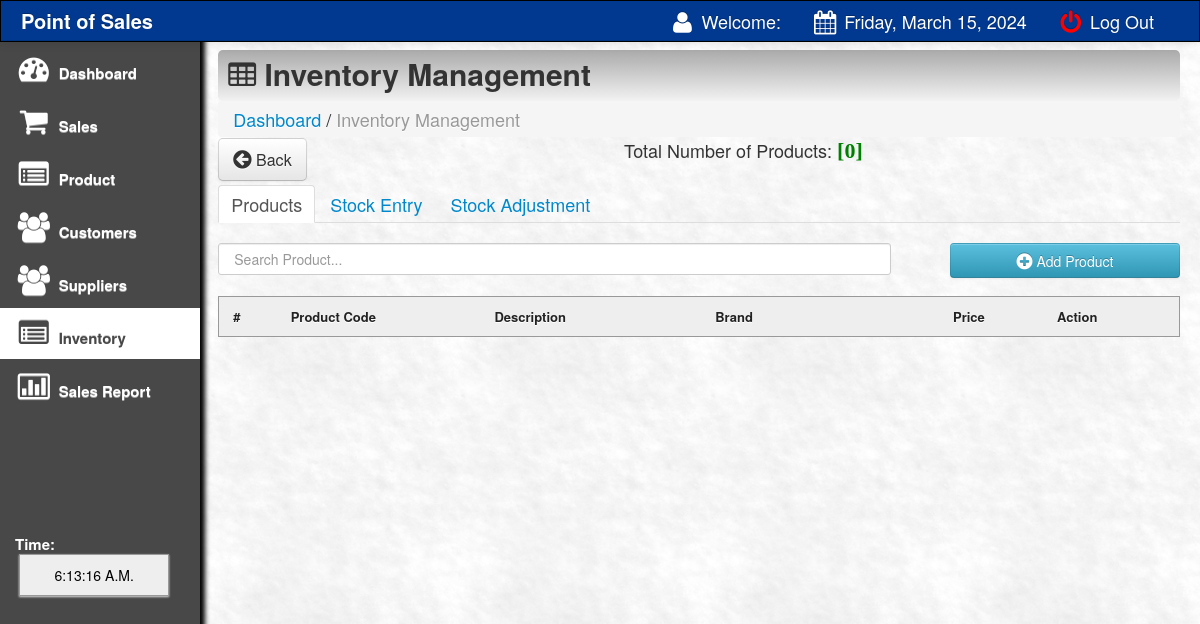
Before: /main/inventory.php with the older database file.
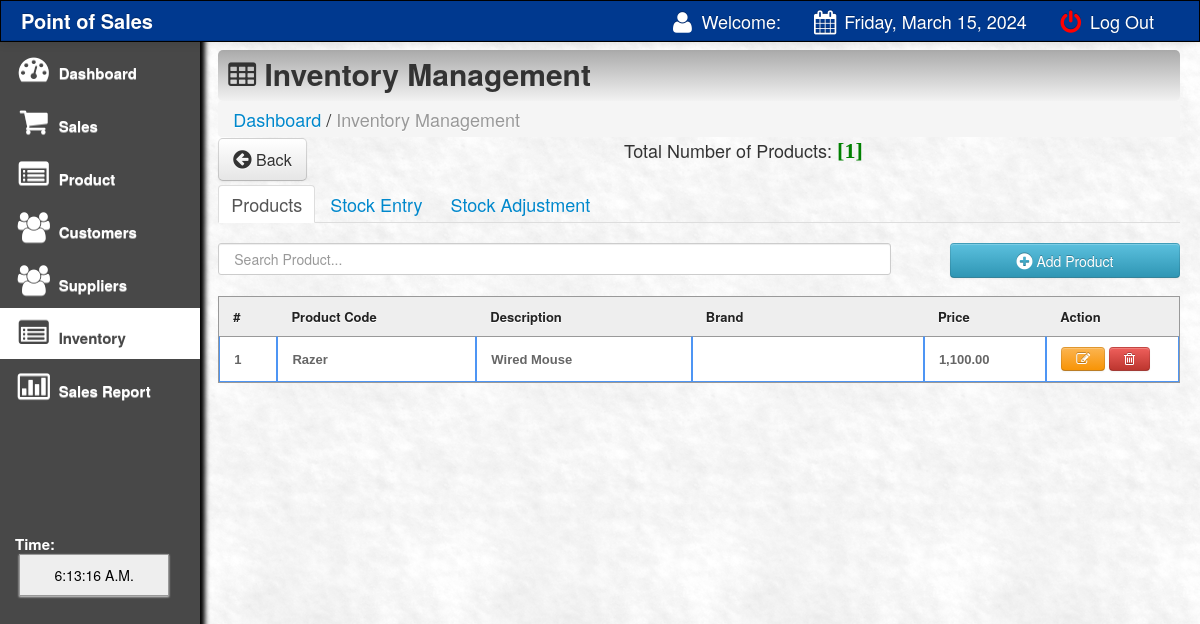
After: the same page with the newer database file.
### tables this page shows
CREATE TABLE `products` (
  `product_id` int(11) NOT NULL,
  `product_code` varchar(200) NOT NULL,
  `name` varchar(200) NOT NULL,
  `desc` varchar(200) NOT NULL,
  `cost` varchar(100) NOT NULL,
  `o_price` varchar(100) NOT NULL,
  `price` varchar(100) NOT NULL,
  `profit` varchar(100) NOT NULL,
  `supplier` varchar(100) NOT NULL,
  `onhand_qty` int(10) NOT NULL,
  `qty` int(10) NOT NULL,
  `qty_sold` int(10) NOT NULL,
  `date_arrival` varchar(500) NOT NULL
);

### main/inventory.php (the view, shortened to what the changed rows need)
<html>
<head>
<link href="css/bootstrap.css" rel="stylesheet">
<link rel="stylesheet" type="text/css" href="css/DT_bootstrap.css">
<link rel="stylesheet" href="css/font-awesome.min.css">
<link href="css/bootstrap-responsive.css" rel="stylesheet">
<link href="../style.css" media="screen" rel="stylesheet" type="text/css" />
<link href="src/facebox.css" media="screen" rel="stylesheet" type="text/css" />
</head>
<body>
<div class="container-fluid">
    <div class="row-fluid">
        <div class="span10">
            <div style="margin-top: -19px; margin-bottom: 21px;">
                <?php
                include('../connect.php');
                $result = $db->prepare("SELECT * FROM products");
                $result->execute();
                $rowcount = $result->rowcount();
                ?>
                <div style="text-align:center;">
                    Total Number of Products:  <font color="green" style="font:bold 22px 'Aleo';">[<?php echo $rowcount;?>]</font>
                </div>
            </div>
            <div class="tab-content">
                <div id="products" class="tab-pane fade in active">
                    <br><br>
                    <table class="hoverTable" id="resultTable" data-responsive="table" style="text-align: left;">
                        <thead>
                            <tr>
                                <th width="3%"> # </th>
                                <th width="12%"> Product Code </th>
                                <th width="13%"> Description </th>
                                <th width="14%"> Brand </th>
                                <th width="6%"> Price </th>
                                <th width="8%"> Action </th>
                            </tr>
                        </thead>
                        <tbody>
                            <?php
                            function formatMoney($number, $fractional=false) {
                                if ($fractional) {
                                    $number = sprintf('%.2f', $number);
                                }
                                while (true) {
                                    $replaced = preg_replace('/(-?\d+)(\d\d\d)/', '$1,$2', $number);
                                    if ($replaced != $number) {
                                        $number = $replaced;
                                    } else {
                                        break;
                                    }
                                }
                                return $number;
                            }
                            include('../connect.php');
                            $result = $db->prepare("SELECT * FROM products");
                            $result->execute();
                            for($i=0; $row = $result->fetch(); $i++){
                                echo '<tr class="record">';
                            ?>
                            <td><?php echo $i + 1; ?></td>
                            <td><?php echo $row['product_code']; ?></td>
                            <td><?php echo $row['desc']; ?></td>
                            <td><?php echo $row['brand']; ?></td>
                            <td><?php
                                $pprice=$row['price'];
                                echo formatMoney($pprice, true);
                                ?>
                            </td>
                            <td>
                                <a rel="facebox" title="Click to edit the product" href="editproduct.php?id=<?php echo $row['product_code']; ?>">
                                    <button class="btn btn-warning"><i class="icon-edit"></i> </button>
                                </a>
                                <a href="#" id="<?php echo $row['product_code']; ?>" class="delbutton" title="Click to Delete the product">
                                    <button class="btn btn-danger"><i class="icon-trash"></i></button>
                                </a>
                            </td>
                            </tr>
                            <?php
                            }
                            ?>
                        </tbody>
                    </table>
                </div>
                    <?php include('stockin.php'); ?>
            </div>
        </div>
    </div>
</div>
</body>
<?php include('footer.php');?>
</html>

Changed rows visible on the page:
added products: product_code "Razer", desc "Wired Mouse", price "1,100.00"
Other visible differences:
$rowcount: "0" → "1"
